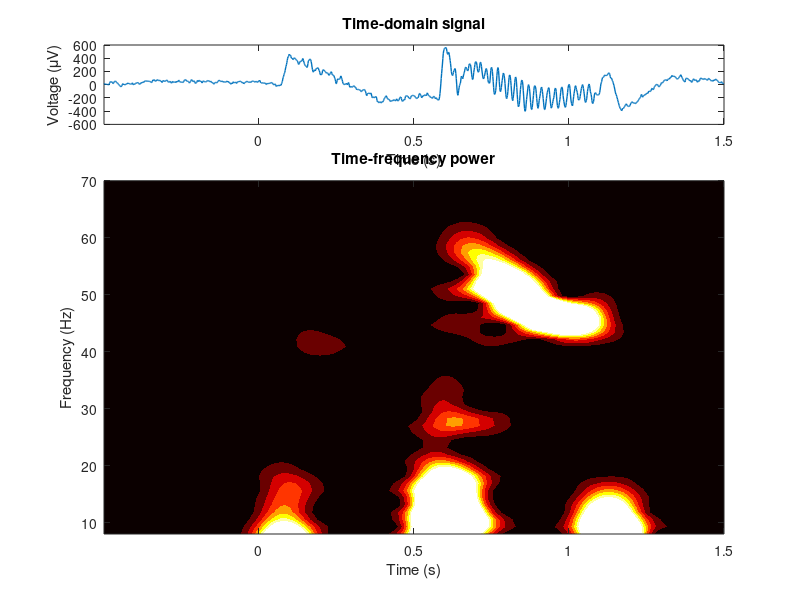
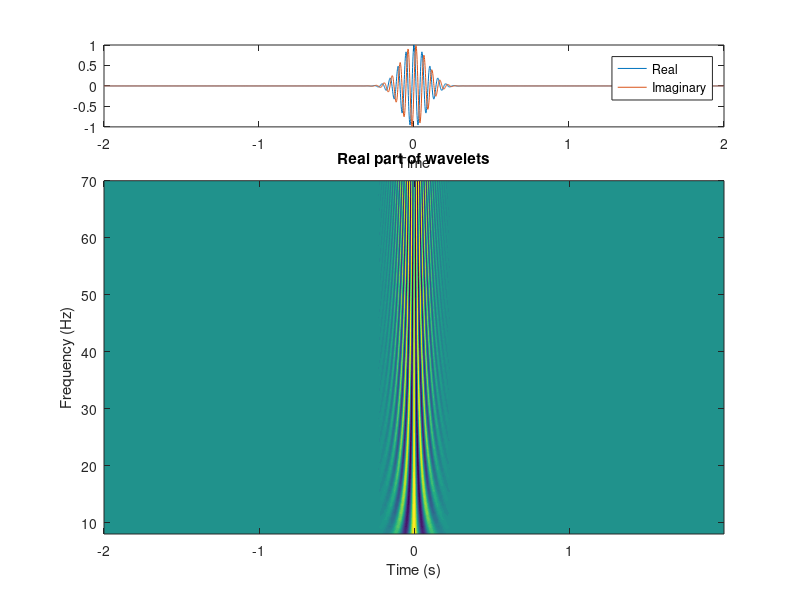

Source code (MATLAB) for these figures, in order:
%%
%     COURSE: Signal processing problems, solved in MATLAB and Python
%    SECTION: Wavelet analysis
%      VIDEO: Time-frequency analysis of brain signals
% Instructor: sincxpress.com
%
%%

% load in data
load data4TF.mat

% plot the signal
figure(1), clf
subplot(411)
plot(timevec,data,'linew',1)
set(gca,'xlim',timevec([1 end]))
xlabel('Time (s)'), ylabel('Voltage (\muV)')
title('Time-domain signal')

%% create complex Morlet wavelets

% wavelet parameters
nfrex = 50; % 50 frequencies
frex  = linspace(8,70,nfrex);
fwhm  = .2; % full-width at half-maximum in seconds

% time vector for wavelets
wavetime = -2:1/srate:2;


% initialize matrices for wavelets
wavelets = zeros(nfrex,length(wavetime));

% create complex Morlet wavelet family
for wi=1:nfrex
    % Gaussian
    gaussian = exp( -(4*log(2)*wavetime.^2) / fwhm^2 );
    
    % complex Morlet wavelet
    wavelets(wi,:) = exp(1i*2*pi*frex(wi)*wavetime) .* gaussian;
end

% show the wavelets
figure(2), clf
subplot(411)
plot(wavetime,real(wavelets(10,:)), wavetime,imag(wavelets(10,:)))
xlabel('Time')
legend({'Real';'Imaginary'})

subplot(4,1,2:4)
contourf(wavetime,frex,real(wavelets),40,'linecolor','none')
xlabel('Time (s)'), ylabel('Frequency (Hz)')
title('Real part of wavelets')

%% run convolution using spectral multiplication

% convolution parameters
nconv = length(timevec) + length(wavetime) - 1; % M+N-1
halfk = floor(length(wavetime)/2);

% Fourier spectrum of the signal
dataX = fft(data,nconv);

% initialize time-frequency matrix
tf = zeros(nfrex,length(timevec));


% convolution per frequency
for fi=1:nfrex
    
    % FFT of the wavelet
    waveX = fft(wavelets(fi,:),nconv);
    
    % amplitude-normalize the wavelet
    %%% note: ensure we're taking the magnitude of the peak; 
    %   I didn't explain this in the video but it ensures normalization by
    %   the magnitude and not the complex value.
    waveX = waveX ./ abs(max(waveX));
    
    % convolution
    convres = ifft( waveX.*dataX );
    % trim the "wings"
    convres = convres(halfk:end-halfk);
    
    % extract power from complex signal
    tf(fi,:) = abs(convres).^2;
end

%% plot the results

figure(1)
subplot(4,1,[2 3 4])
contourf(timevec,frex,tf,40,'linecolor','none')
xlabel('Time (s)'), ylabel('Frequency (Hz)')
set(gca,'clim',[0 1e3])
title('Time-frequency power')
colormap hot

%% done.
